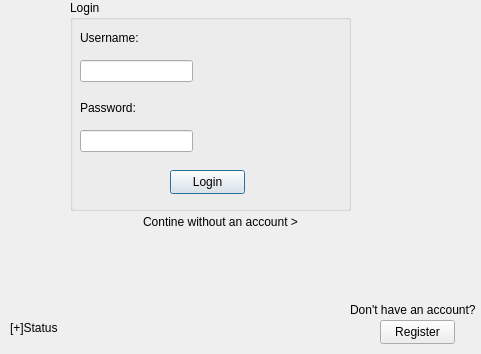
<?xml version="1.0" encoding="UTF-8"?>
<ui version="4.0">
 <class>Login</class>
 <widget class="QDialog" name="Login">
  <property name="geometry">
   <rect>
    <x>0</x>
    <y>0</y>
    <width>481</width>
    <height>354</height>
   </rect>
  </property>
  <property name="windowTitle">
   <string>Dialog</string>
  </property>
  <widget class="QGroupBox" name="groupBox">
   <property name="geometry">
    <rect>
     <x>70</x>
     <y>0</y>
     <width>281</width>
     <height>211</height>
    </rect>
   </property>
   <property name="title">
    <string>Login</string>
   </property>
   <widget class="QLabel" name="label">
    <property name="geometry">
     <rect>
      <x>10</x>
      <y>30</y>
      <width>61</width>
      <height>16</height>
     </rect>
    </property>
    <property name="text">
     <string>Username:</string>
    </property>
   </widget>
   <widget class="QLabel" name="label_2">
    <property name="geometry">
     <rect>
      <x>10</x>
      <y>100</y>
      <width>61</width>
      <height>16</height>
     </rect>
    </property>
    <property name="text">
     <string>Password:</string>
    </property>
   </widget>
   <widget class="QLineEdit" name="lineEdit_Username">
    <property name="geometry">
     <rect>
      <x>10</x>
      <y>60</y>
      <width>113</width>
      <height>22</height>
     </rect>
    </property>
   </widget>
   <widget class="QLineEdit" name="lineEdit_Password">
    <property name="geometry">
     <rect>
      <x>10</x>
      <y>130</y>
      <width>113</width>
      <height>22</height>
     </rect>
    </property>
    <property name="text">
     <string/>
    </property>
    <property name="echoMode">
     <enum>QLineEdit::Password</enum>
    </property>
   </widget>
   <widget class="QPushButton" name="login_pushButton">
    <property name="geometry">
     <rect>
      <x>100</x>
      <y>170</y>
      <width>75</width>
      <height>24</height>
     </rect>
    </property>
    <property name="text">
     <string>Login</string>
    </property>
   </widget>
  </widget>
  <widget class="QLabel" name="label_Status">
   <property name="geometry">
    <rect>
     <x>10</x>
     <y>320</y>
     <width>231</width>
     <height>16</height>
    </rect>
   </property>
   <property name="text">
    <string>[+]Status</string>
   </property>
  </widget>
  <widget class="QLabel" name="label_3">
   <property name="geometry">
    <rect>
     <x>350</x>
     <y>300</y>
     <width>131</width>
     <height>20</height>
    </rect>
   </property>
   <property name="text">
    <string>Don't have an account?</string>
   </property>
  </widget>
  <widget class="QPushButton" name="register_Button">
   <property name="geometry">
    <rect>
     <x>380</x>
     <y>320</y>
     <width>75</width>
     <height>24</height>
    </rect>
   </property>
   <property name="text">
    <string>Register</string>
   </property>
  </widget>
  <widget class="QPushButton" name="Continue_WOAccount_Button">
   <property name="geometry">
    <rect>
     <x>130</x>
     <y>210</y>
     <width>181</width>
     <height>24</height>
    </rect>
   </property>
   <property name="text">
    <string>Contine without an account &gt;</string>
   </property>
   <property name="autoDefault">
    <bool>false</bool>
   </property>
   <property name="flat">
    <bool>true</bool>
   </property>
  </widget>
 </widget>
 <resources/>
 <connections/>
</ui>
